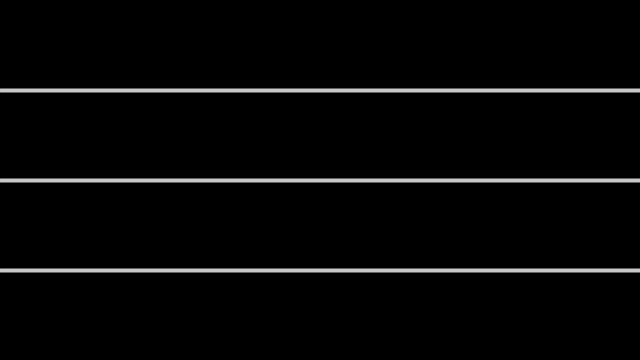
Frame 1 (no input)
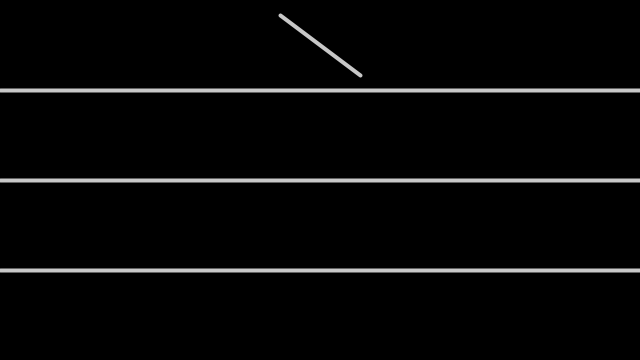
Frame 60 (the mouse pressed at the canvas centre just before this capture)
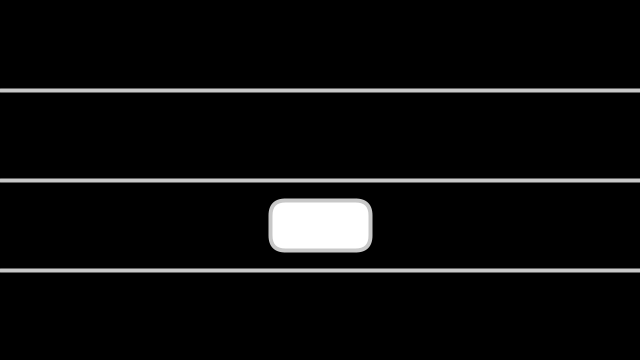
Frame 120 (the mouse held since frame 60 and released just before this capture)

The Processing sketch that drew these frames (run headless with seeded random() and noise(); from frame 60 on, the mouse is pressed at the canvas centre):

// Processing sketch: conditionalPractice
// ── conditionalPractice.pde
void setup() {
  size(640, 360);
  rectMode(CENTER);
}

void draw() {
  background(0);

  if (mouseY < height / 4) {
    line(width * .5 - 40, 15, width * .5 + 40, 75);
  } else if (mouseY < height / 2) {
    square(width * .5, height * .5 - 45, 55);
  } else if (mouseY < height / 4 * 3) {
    rect(width * .5, height * .5 + 45, 100, 50, 15);
  } else {
    circle(width * .5, height - 45, 60);
  }

  stroke(200);
  strokeWeight(4);
  line(0, height / 4, width, height / 4);
  line(0, height / 2, width, height / 2);
  line(0, height / 4 * 3, width, height / 4 * 3);
}
